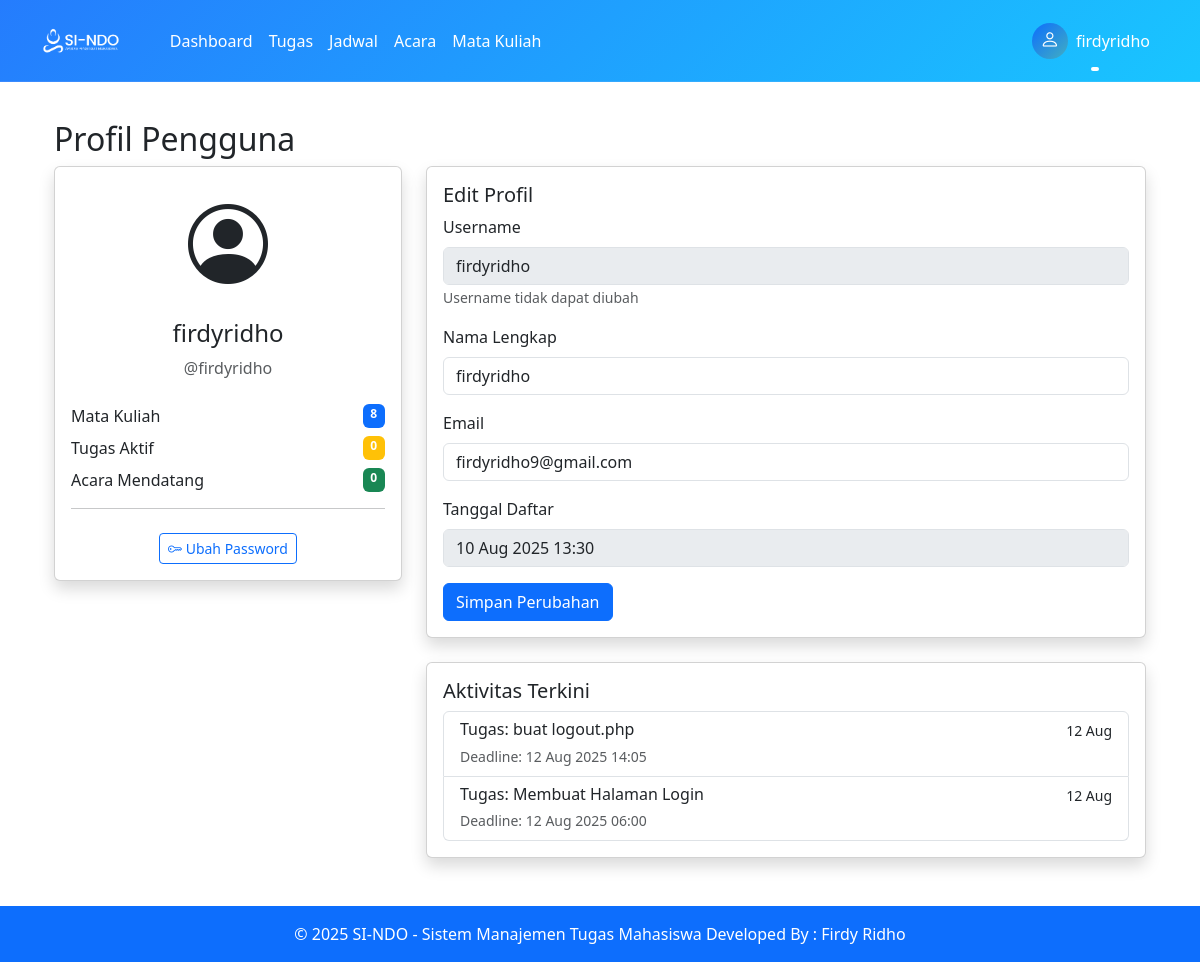
The page /pages/profil/index.php (signed in) on the database its author committed.
### tables this page shows
CREATE TABLE `users` (
  `id` int(11) NOT NULL,
  `username` varchar(50) NOT NULL,
  `password` varchar(255) NOT NULL,
  `nama_lengkap` varchar(100) NOT NULL,
  `nim` varchar(20) DEFAULT NULL,
  `prodi` varchar(50) DEFAULT NULL,
  `fakultas` varchar(50) DEFAULT NULL,
  `semester` int(2) DEFAULT NULL,
  `email` varchar(100) NOT NULL,
  `created_at` timestamp NOT NULL DEFAULT current_timestamp()
);

CREATE TABLE `tugas` (
  `id` int(11) NOT NULL,
  `judul` varchar(100) NOT NULL,
  `deskripsi` text DEFAULT NULL,
  `mk_id` int(11) NOT NULL,
  `deadline` datetime NOT NULL,
  `status` enum('Belum Dimulai','Dalam Pengerjaan','Selesai') DEFAULT 'Belum Dimulai',
  `prioritas` enum('Rendah','Sedang','Tinggi') DEFAULT 'Sedang',
  `user_id` int(11) NOT NULL,
  `created_at` timestamp NOT NULL DEFAULT current_timestamp()
);

### includes/auth.php (called while the page is built, shortened)
<?php
function getUserData($pdo, $user_id) {
    $stmt = $pdo->prepare("SELECT * FROM users WHERE id = ?");
    $stmt->execute([$user_id]);
    return $stmt->fetch(PDO::FETCH_ASSOC);
}
?>

### pages/profil/index.php (the view, shortened to what this page needs)
<?php
require_once '../../config/database.php';
require_once '../../includes/auth.php';
$user = getUserData($pdo, $_SESSION['user_id']);
?>
<?php include '../../includes/header.php'; ?>
<div class="container mt-4">
    <h2>Profil Pengguna</h2>
    <div class="row">
        <div class="col-md-4">
            <div class="card shadow">
                <div class="card-body text-center">
                    <div class="mb-3">
                        <i class="bi bi-person-circle" style="font-size: 5rem;"></i>
                    </div>
                    <h4><?= htmlspecialchars($user['nama_lengkap']) ?></h4>
                    <p class="text-muted">@<?= htmlspecialchars($user['username']) ?></p>
                    <div class="mt-4">
                        <div class="d-flex justify-content-between mb-2">
                            <span>Mata Kuliah</span>
                            <span class="badge bg-primary">
                                <?php
                                    $stmt = $pdo->prepare("SELECT COUNT(*) FROM mata_kuliah WHERE user_id = ?");
                                    $stmt->execute([$_SESSION['user_id']]);
                                    echo $stmt->fetchColumn();
                                ?>
                            </span>
                        </div>
                        <div class="d-flex justify-content-between mb-2">
                            <span>Tugas Aktif</span>
                            <span class="badge bg-warning">
                                <?php
                                    $stmt = $pdo->prepare("SELECT COUNT(*) FROM tugas WHERE user_id = ? AND status != 'Selesai'");
                                    $stmt->execute([$_SESSION['user_id']]);
                                    echo $stmt->fetchColumn();
                                ?>
                            </span>
                        </div>
                        <div class="d-flex justify-content-between">
                            <span>Acara Mendatang</span>
                            <span class="badge bg-success">
                                <?php
                                    $stmt = $pdo->prepare("SELECT COUNT(*) FROM acara WHERE user_id = ? AND tanggal_mulai > NOW()");
                                    $stmt->execute([$_SESSION['user_id']]);
                                    echo $stmt->fetchColumn();
                                ?>
                            </span>
                        </div>
                    </div>
                    <hr>
                    <a href="ubah_password.php" class="btn btn-outline-primary btn-sm mt-2">
                        <i class="bi bi-key"></i> Ubah Password
                    </a>
                </div>
            </div>
        </div>
        <div class="col-md-8">
            <div class="card shadow">
                <div class="card-body">
                    <h5 class="card-title">Edit Profil</h5>
                    <form method="post">
                        <div class="mb-3">
                            <label for="username" class="form-label">Username</label>
                            <input type="text" class="form-control" id="username" value="<?= htmlspecialchars($user['username']) ?>" disabled>
                            <small class="text-muted">Username tidak dapat diubah</small>
                        </div>
                        <div class="mb-3">
                            <label for="nama_lengkap" class="form-label">Nama Lengkap</label>
                            <input type="text" class="form-control" id="nama_lengkap" name="nama_lengkap"
                                   value="<?= htmlspecialchars($user['nama_lengkap']) ?>" required>
                        </div>
                        <div class="mb-3">
                            <label for="email" class="form-label">Email</label>
                            <input type="email" class="form-control" id="email" name="email"
                                   value="<?= htmlspecialchars($user['email']) ?>" required>
                        </div>
                        <div class="mb-3">
                            <label class="form-label">Tanggal Daftar</label>
                            <input type="text" class="form-control"
                                   value="<?= date('d M Y H:i', strtotime($user['created_at'])) ?>" disabled>
                        </div>
                        <button type="submit" class="btn btn-primary">Simpan Perubahan</button>
                    </form>
                </div>
            </div>
            <div class="card shadow mt-4">
                <div class="card-body">
                    <h5 class="card-title">Aktivitas Terkini</h5>
                    <div class="list-group">
                        <?php
                        $stmt = $pdo->prepare("SELECT judul, deadline FROM tugas WHERE user_id = ? ORDER BY created_at DESC LIMIT 5");
                        $stmt->execute([$_SESSION['user_id']]);
                        $tugas_terbaru = $stmt->fetchAll(PDO::FETCH_ASSOC);
                        foreach ($tugas_terbaru as $tugas): ?>
                            <div class="list-group-item">
                                <div class="d-flex w-100 justify-content-between">
                                    <h6 class="mb-1">Tugas: <?= htmlspecialchars($tugas['judul']) ?></h6>
                                    <small><?= date('d M', strtotime($tugas['deadline'])) ?></small>
                                </div>
                                <small class="text-muted">Deadline: <?= date('d M Y H:i', strtotime($tugas['deadline'])) ?></small>
                            </div>
                        <?php endforeach; ?>
                    </div>
                </div>
            </div>
        </div>
    </div>
</div>
<?php include '../../includes/footer.php'; ?>

### rows shown on the page
users: nama_lengkap "firdyridho", username "firdyridho", email "firdyridho9@gmail.com", created_at "10 Aug 2025 13:30"
tugas: judul "buat logout.php", deadline "12 Aug", deadline "12 Aug 2025 14:05"
tugas: judul "Membuat Halaman Login", deadline "12 Aug", deadline "12 Aug 2025 06:00"

### other values the page prints
$_SESSION['username'] "firdyridho"
$stmt->fetchColumn() "8"
$stmt->fetchColumn() "0"
